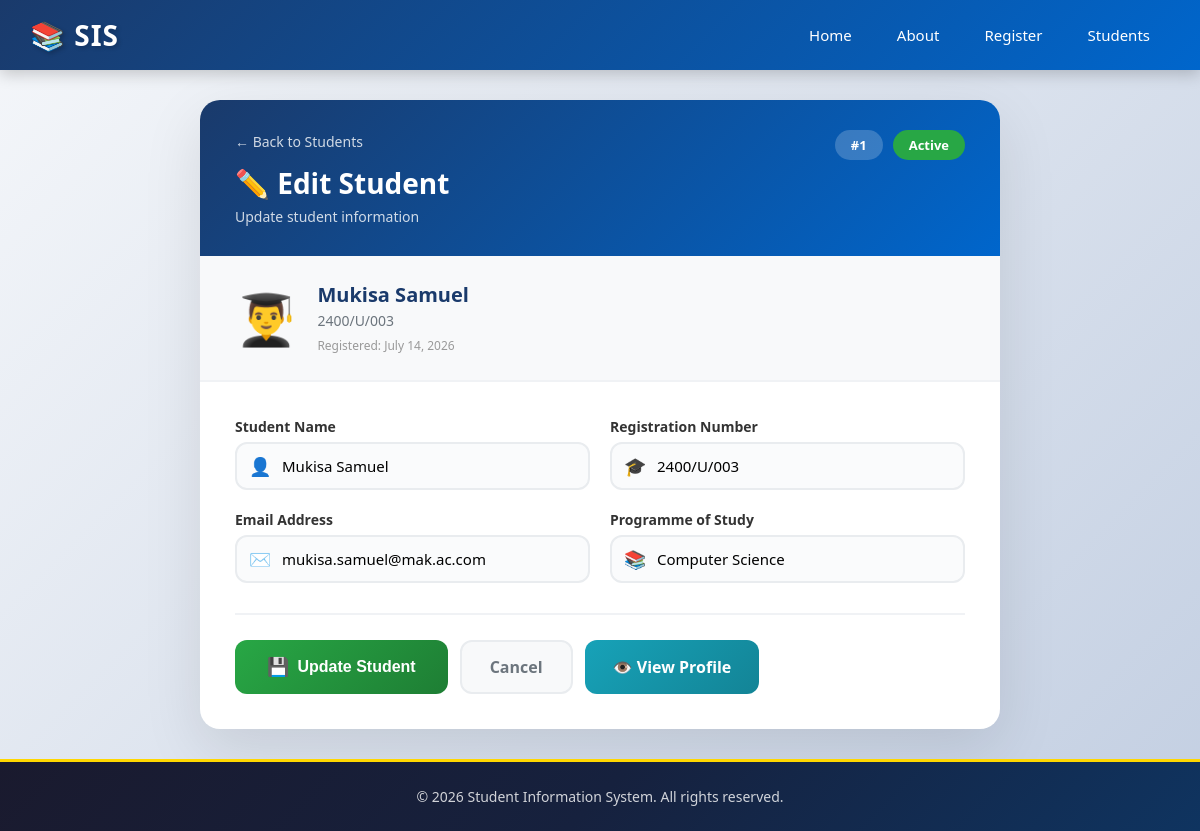
Screenshot of /student/edit/1 with the database file from the repository.
### models.py (models this page shows, shortened)
class Student(db.Model):
    __tablename__ = 'students'
    id = db.Column(db.Integer, primary_key=True)
    student_name = db.Column(db.String(100), nullable=False)
    registration_number = db.Column(db.String(50), unique=True, nullable=False)
    email = db.Column(db.String(100), unique=True, nullable=False)
    programme = db.Column(db.String(100), nullable=False)
    is_active = db.Column(db.Boolean, default=True)
    created_at = db.Column(db.DateTime, default=datetime.utcnow)  # ← Auto-set on creation
    updated_at = db.Column(db.DateTime, default=datetime.utcnow, onupdate=datetime.utcnow)

### app.py (the view, shortened to what this page needs)
@app.route('/student/edit/<int:student_id>', methods=['GET', 'POST'])
def edit_student(student_id):
    student = get_student_by_id(student_id)
    if not student:
        flash('Student not found!', 'error')
        return redirect(url_for('students_list'))
    return render_template('edit_student.html', student=student)

### database.py (called while the page is built)
def get_student_by_id(student_id):
    return Student.query.get(student_id)

### templates/edit_student.html (shortened to what this page needs)
{% extends "base.html" %}
{% block content %}
<section class="edit-student-page">
    <div class="edit-card">
        <div class="edit-card-header">
            <div class="header-left">
                <div class="back-button">
                    <a href="{{ url_for('students_list') }}" class="btn-back">
                        ← Back to Students
                    </a>
                </div>
                <h2>✏️ Edit Student</h2>
                <p class="subtitle">Update student information</p>
            </div>
            <div class="student-badge">
                <span class="badge-id">#{{ student.id }}</span>
                <span class="badge-status active">Active</span>
            </div>
        </div>
        <div class="student-summary">
            <div class="summary-avatar">
                <span class="avatar-emoji">👨‍🎓</span>
            </div>
            <div class="summary-info">
                <h3>{{ student.student_name }}</h3>
                <p>{{ student.registration_number }}</p>
                <span class="summary-date">Registered: {{ student.created_at.strftime('%B %d, %Y') if student.created_at else 'N/A' }}</span>
            </div>
        </div>
        <form method="POST" class="edit-form-modern">
            <div class="form-grid">
                <div class="form-group-modern">
                    <label for="student_name">Student Name</label>
                    <div class="input-wrapper">
                        <span class="input-icon">👤</span>
                        <input type="text" id="student_name" name="student_name" value="{{ student.student_name }}" required>
                    </div>
                </div>
                <div class="form-group-modern">
                    <label for="registration_number">Registration Number</label>
                    <div class="input-wrapper">
                        <span class="input-icon">🎓</span>
                        <input type="text" id="registration_number" name="registration_number" value="{{ student.registration_number }}" required>
                    </div>
                </div>
                <div class="form-group-modern">
                    <label for="email">Email Address</label>
                    <div class="input-wrapper">
                        <span class="input-icon">✉️</span>
                        <input type="email" id="email" name="email" value="{{ student.email }}" required>
                    </div>
                </div>
                <div class="form-group-modern">
                    <label for="programme">Programme of Study</label>
                    <div class="input-wrapper">
                        <span class="input-icon">📚</span>
                        <input type="text" id="programme" name="programme" value="{{ student.programme }}" required>
                    </div>
                </div>
            </div>
            <div class="form-actions-modern">
                <button type="submit" class="btn-update">
                    <span class="btn-icon">💾</span>
                    Update Student
                </button>
                <a href="{{ url_for('students_list') }}" class="btn-cancel-modern">
                    Cancel
                </a>
                <a href="{{ url_for('student_profile', name=student.student_name) }}" class="btn-view">
                    👁️ View Profile
                </a>
            </div>
        </form>
    </div>
</section>
{% endblock %}

### static/style.css (style rules this page uses)
* { margin: 0; padding: 0; box-sizing: border-box; }
body { font-family: 'Segoe UI', Tahoma, Geneva, Verdana, sans-serif; background: linear-gradient(135deg, #f5f7fa 0%, #c3cfe2 100%); min-height: 100vh; display: flex; flex-direction: column; }
.edit-student-page { max-width: 800px; margin: 0 auto; }
.edit-card { background: white; border-radius: 20px; box-shadow: 0 20px 60px rgba(0,0,0,0.1); overflow: hidden; animation: fadeInUp 0.5s ease; }
.edit-card-header { background: linear-gradient(135deg, #1a3a6b 0%, #0066cc 100%); padding: 30px 35px; display: flex; justify-content: space-between; align-items: flex-start; flex-wrap: wrap; gap: 15px; }
.header-left .back-button { margin-bottom: 12px; }
.btn-back { color: rgba(255,255,255,0.8); text-decoration: none; font-size: 14px; font-weight: 500; transition: all 0.3s ease; display: inline-flex; align-items: center; gap: 5px; }
.edit-card-header h2 { color: white; font-size: 28px; font-weight: 700; margin: 0; }
.edit-card-header .subtitle { color: rgba(255,255,255,0.8); font-size: 14px; margin: 5px 0 0 0; }
.student-badge { display: flex; gap: 10px; align-items: center; flex-wrap: wrap; }
.badge-id { background: rgba(255,255,255,0.2); color: white; padding: 6px 16px; border-radius: 20px; font-size: 13px; font-weight: 600; }
.badge-status { padding: 6px 16px; border-radius: 20px; font-size: 13px; font-weight: 600; }
.badge-status.active { background: #28a745; color: white; }
.student-summary { display: flex; align-items: center; gap: 20px; padding: 25px 35px; background: #f8f9fa; border-bottom: 2px solid #f0f2f5; }
.summary-avatar .avatar-emoji { font-size: 50px; display: block; }
.summary-info h3 { margin: 0; font-size: 20px; color: #1a3a6b; }
.summary-info p { margin: 3px 0; color: #6c757d; font-size: 14px; }
.summary-date { font-size: 12px; color: #999; }
.edit-form-modern { padding: 35px; }
.form-grid { display: grid; grid-template-columns: 1fr 1fr; gap: 20px; }
.form-group-modern { display: flex; flex-direction: column; gap: 6px; }
.form-group-modern label { font-weight: 600; color: #333; font-size: 14px; }
.input-wrapper { position: relative; display: flex; align-items: center; }
.input-wrapper .input-icon { position: absolute; left: 14px; font-size: 18px; color: #999; }
.input-wrapper input { width: 100%; padding: 12px 16px 12px 45px; border: 2px solid #e9ecef; border-radius: 12px; font-size: 15px; transition: all 0.3s ease; background: #fafbfc; font-family: inherit; }
.form-actions-modern { display: flex; gap: 12px; margin-top: 30px; padding-top: 25px; border-top: 2px solid #f0f2f5; flex-wrap: wrap; }
.btn-update { display: inline-flex; align-items: center; gap: 8px; padding: 14px 32px; background: linear-gradient(135deg, #28a745 0%, #1e7e34 100%); color: white; border: none; border-radius: 12px; font-size: 16px; font-weight: 600; cursor: pointer; transition: all 0.3s ease; }
.btn-update .btn-icon { font-size: 18px; }
.btn-cancel-modern { display: inline-flex; align-items: center; padding: 14px 28px; background: #f8f9fa; color: #6c757d; border: 2px solid #e9ecef; border-radius: 12px; font-size: 16px; font-weight: 600; text-decoration: none; transition: all 0.3s ease; }
.btn-view { display: inline-flex; align-items: center; padding: 14px 28px; background: linear-gradient(135deg, #17a2b8 0%, #138496 100%); color: white; border-radius: 12px; font-size: 16px; font-weight: 600; text-decoration: none; transition: all 0.3s ease; }
.students-list-page, .edit-student-page .edit-card, .register-page .register-card, .profile-page .card, .about-page .about-card, .delete-page .card, .home-page { animation: fadeInUp 0.6s ease; }

### rows the page displays
Student: id "1", student_name "Mukisa Samuel", registration_number "2400/U/003", created_at "July 14, 2026", email "mukisa.samuel@mak.ac.com", programme "Computer Science"
